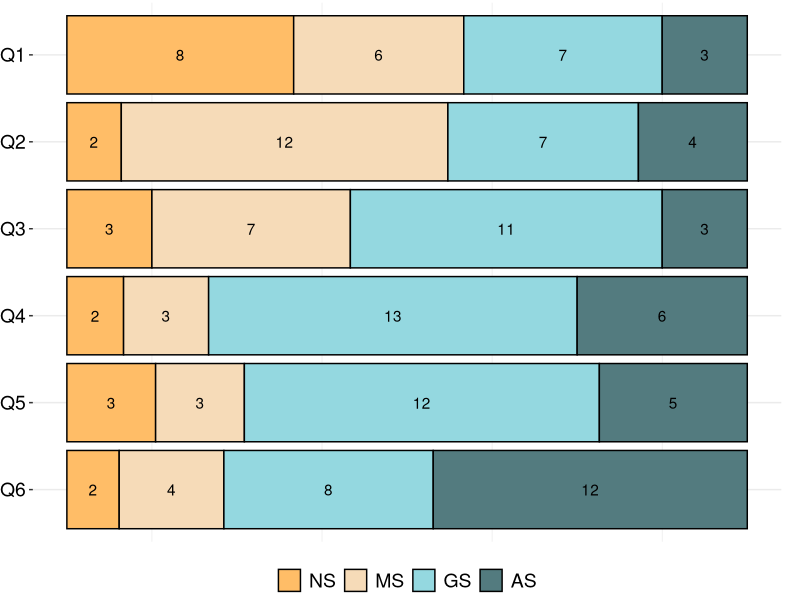

R code for this plot: (Note: this script raises an error after producing the figure.)
## ---- chunk 1
library(ggplot2)
library(dplyr)
library(ggpubr)
library(reshape2)

coloring = c("#537b7f", "#94d8e0", "#f6dbb8", "#ffbd67")
fontsize = 14
dodge = .75
## ---- chunk 2
df_melt=read.csv('csv/preference.csv', sep=",")

custom_order <- c("AS", "GS", "MS", "NS")
custom_order2 <- c("Q6", "Q5", "Q4", "Q3", "Q2", "Q1")

df_melt$cond <- factor(df_melt$cond, levels = custom_order)
df_melt$qus <- factor(df_melt$qus, levels = custom_order2)

plt <- ggplot(df_melt, aes(x = qus, y = value, fill = cond)) +
  geom_bar(position = "fill", stat = "identity", color = "black", size = 0.5) + 
  geom_text(aes(label = sprintf("%1.0f", value)), 
            position = position_fill(vjust = 0.5)) +
  scale_y_continuous(labels = scales::percent_format()) +
  scale_fill_manual(values = coloring) +
  labs(x = NULL, y = NULL) +
  coord_flip() + 
  theme_bw() +
  theme(
    axis.line = element_blank(),
    axis.title.x=element_blank(),
    axis.title.y=element_blank(),
    axis.text.x = element_blank(),
    axis.ticks.x = element_blank(),
    axis.text.y = element_text(color="black", size=fontsize),
    text = element_text(size=fontsize),
    strip.background = element_blank(),
    plot.background = element_blank(),
    plot.margin = unit(c(0.005, .025, 0, 0), "null"),
    panel.border = element_blank(),
    panel.grid.major.x = element_blank(),
    panel.spacing = unit(c(0, 0, 0, 0), "null"),
    legend.position="bottom",
    legend.direction = "horizontal",
    legend.justification = c("center", "top"),
    legend.title=element_blank(),
    legend.text=element_text(size=fontsize),
    legend.box.just = "right",
    legend.box.background = element_blank()
  ) +
  guides(fill = guide_legend(reverse = TRUE))

# Create a table to show on the plot
my_table <- data.frame(
  ID = c("Q1", "Q2", "Q3", "Q4", "Q5", "Q6"),
  Questions = c(
    "Which of the three viewpoint selection techniques did you find the easiest to use?", 
    "Which of the three viewpoint selection techniques you will use frequently?", 
    "Which of the three viewpoint selection techniques did you find overly complex?",
    "Which of the three viewpoint selection techniques did you find overly complex?",
    "Which of the three viewpoint selection techniques did you find overly complex?",
    "Which of the three viewpoint selection techniques did you prefer most?"
  )
)

my_table_grob <- tableGrob(my_table, cols = NULL, rows=NULL)

final_plot <- arrangeGrob(plt, my_table_grob, nrow = 2, heights = c(0.8, 0.5))

# Display the plot
grid.arrange(final_plot)

# saving the final figure
ggsave("out/preference.pdf", final_plot, width = 8, height = 5, dpi = 1000)

## ---- chunk 3
# Load the required packages
# Load the required packages
library(ggplot2)
library(gridExtra)

# Create a data frame for the plot
my_data <- data.frame(
  x = rnorm(50),
  y = rnorm(50)
)

# Create the scatter plot
my_plot <- ggplot(my_data, aes(x = x, y = y)) +
  geom_point()

# Create a table to show on the plot
my_table <- data.frame(
  ID = c("Q1", "Q2", "Q3"),
  Questions = c("Which of the three viewpoint selection techniques did you find the easiest to use?", 
           "Which of the three viewpoint selection techniques did you find the easiest to use?", 
           "Which of the three viewpoint selection techniques did you find the easiest to use?")
)

# Convert the table to a grob
my_table_grob <- tableGrob(my_table, cols = NULL, rows=NULL)


# Add the table to the plot
final_plot <- arrangeGrob(my_plot, my_table_grob, nrow = 2, heights = c(0.8, 0.3))

# Display the plot
grid.arrange(final_plot)


## ---- chunk 4
df_melt=read.csv('csv/preference.csv', sep=",")

custom_order <- c("AS", "GS", "MS", "NS")
custom_order2 <- c("Q6", "Q5", "Q4", "Q3", "Q2", "Q1")

df_melt$cond <- factor(df_melt$cond, levels = custom_order)
df_melt$qus <- factor(df_melt$qus, levels = custom_order2)

# Match colors to conditions
colors <- coloring[match(df_melt$cond, unique(df_melt$cond))]

# Create horizontal barplot
barplot(df_melt$value,
        horiz = TRUE,
        names.arg = df_melt$qus,
        col = colors)

# Add value labels to the barplot
text(x = df_melt$value + 0.2,  # Adjust the position of the labels
     y = barplot(df_melt$value, plot = FALSE),
     labels = df_melt$value,
     cex = 0.8,
     pos = 4) 
  

